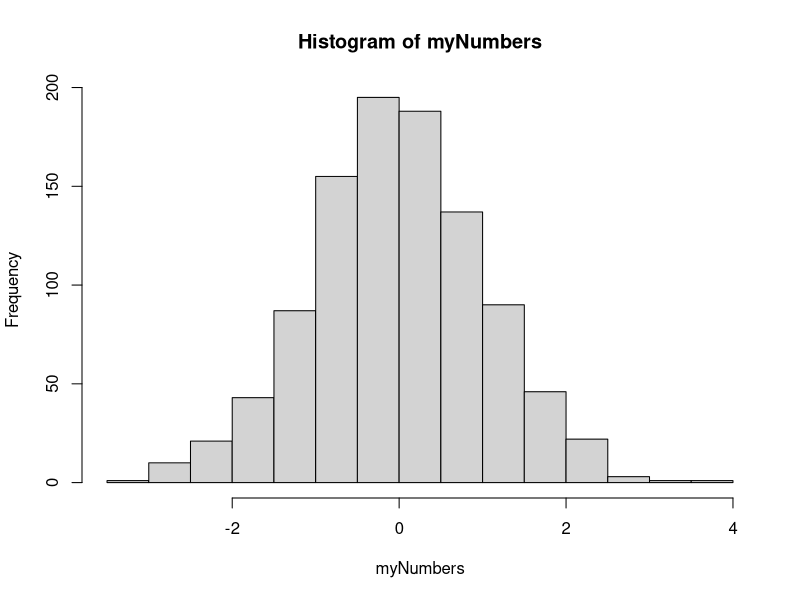
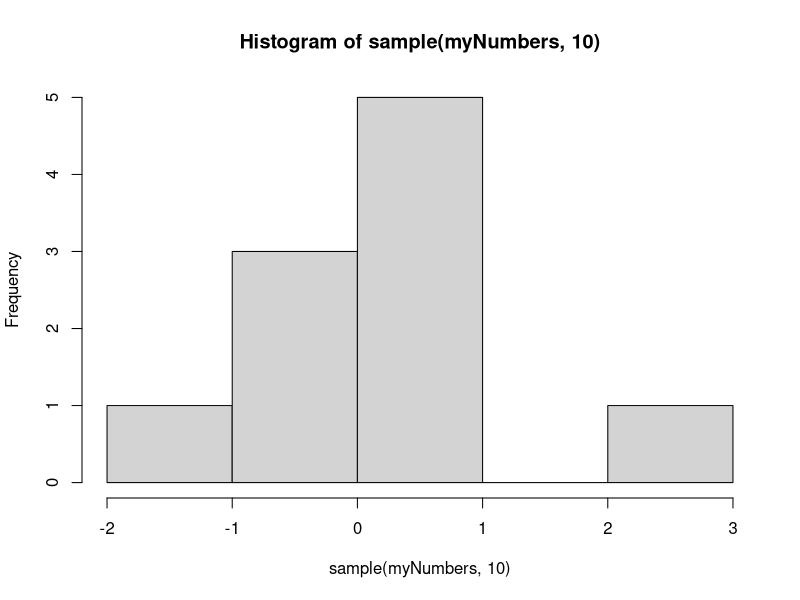
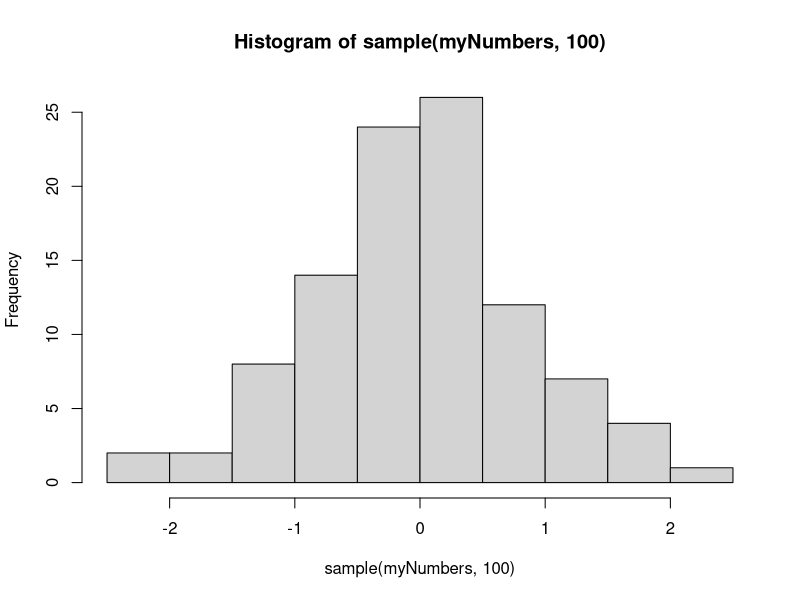
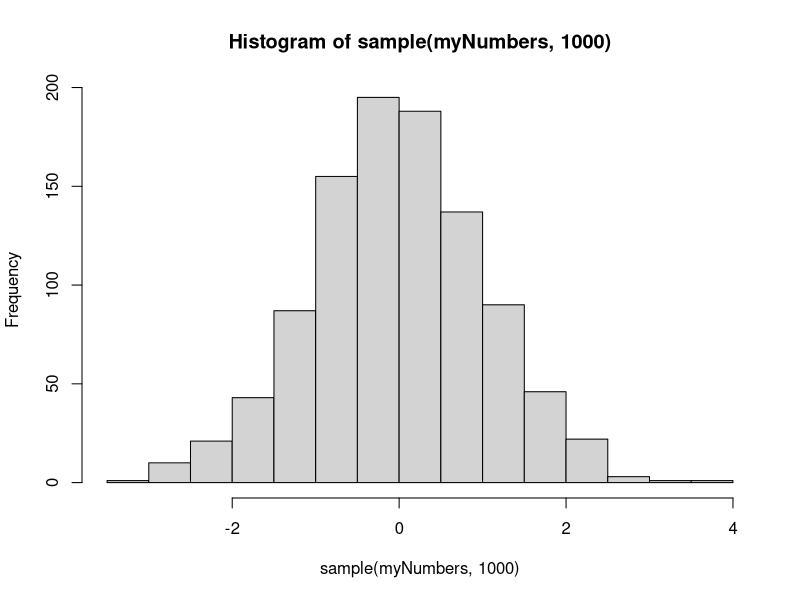

Recreate these plots in R, in order.
# is the data you collected representative ?

# for example 
myNumbers <- rnorm(1000, 0, 1)

# histograms
hist(myNumbers)

# good 'bell' shape for this 1000 numbers

# do some sampling here
sample(myNumbers, 10)
hist(sample(myNumbers, 10))

hist(sample(myNumbers, 100))
hist(sample(myNumbers, 1000))

# as we increase the number of samples from myNumbers,
# it's getting closer to the 'bell' shape

# THANKS FOR WATCHING !